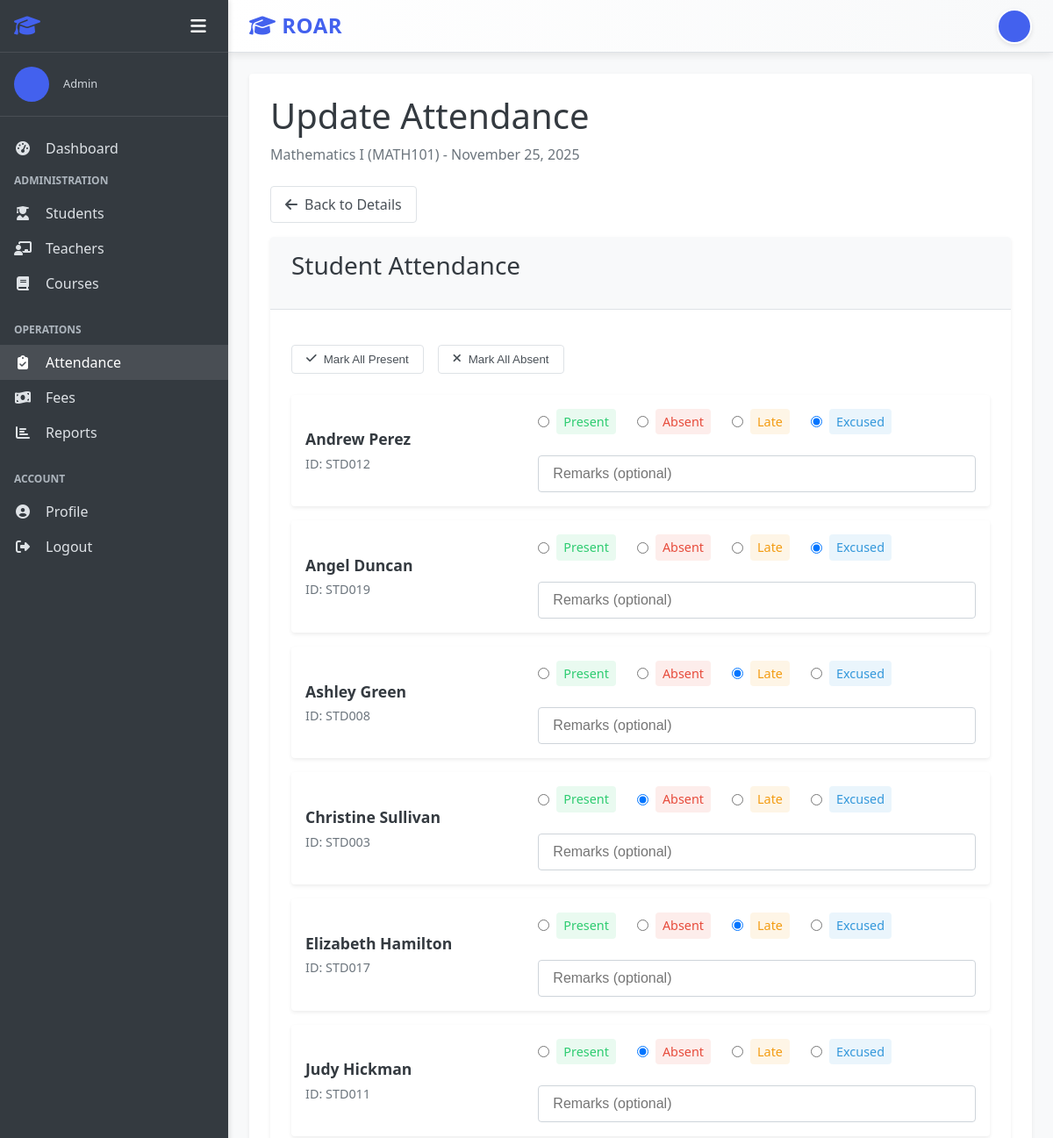
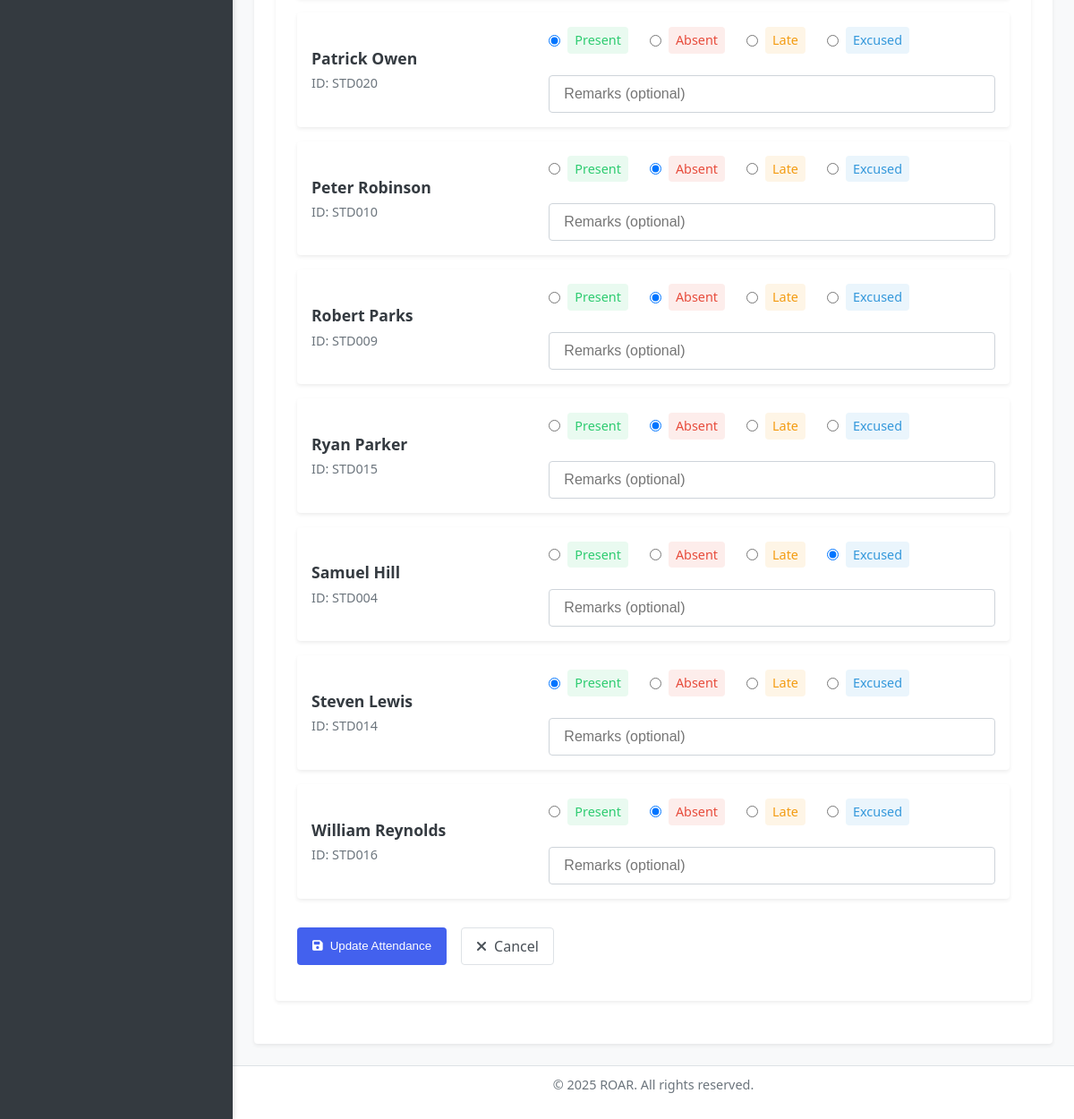
The app's page /attendance/1/update/ (signed in) with its own data (2 pictures, top to bottom).
### accounts/models.py (models this page shows, shortened)
class User(AbstractUser):
    USER_TYPE_CHOICES = (
        ('admin', 'Admin'),
        ('teacher', 'Teacher'),
        ('student', 'Student'),
    )
    user_type = models.CharField(max_length=10, choices=USER_TYPE_CHOICES, default='student')
    profile_pic = models.ImageField(upload_to='profile_pics/', null=True, blank=True)
    address = models.TextField(null=True, blank=True)
    mobile = models.CharField(max_length=15, null=True, blank=True)
    @property
    def is_admin(self):
        return self.user_type == 'admin'
    @property
    def is_teacher(self):
        return self.user_type == 'teacher'
    @property
    def is_student(self):
        return self.user_type == 'student'

### attendance/models.py (models this page shows, shortened)
class AttendanceRecord(models.Model):
    course = models.ForeignKey(Course, on_delete=models.CASCADE, related_name='attendance_records')
    date = models.DateField()
    created_at = models.DateTimeField(auto_now_add=True)
    updated_at = models.DateTimeField(auto_now=True)
    class Meta:
        unique_together = ['course', 'date']
        ordering = ['-date']

class StudentAttendance(models.Model):
    STATUS_CHOICES = (
        ('present', 'Present'),
        ('absent', 'Absent'),
        ('late', 'Late'),
        ('excused', 'Excused'),
    )
    attendance_record = models.ForeignKey(AttendanceRecord, on_delete=models.CASCADE, related_name='student_attendances')
    student = models.ForeignKey(Student, on_delete=models.CASCADE, related_name='attendance_records')
    status = models.CharField(max_length=10, choices=STATUS_CHOICES, default='present')
    remarks = models.TextField(blank=True, null=True)
    class Meta:
        unique_together = ['attendance_record', 'student']
        ordering = ['student__user__first_name', 'student__user__last_name']

### courses/models.py (models this page shows, shortened)
class Course(models.Model):
    name = models.CharField(max_length=100)
    code = models.CharField(max_length=20, unique=True)
    description = models.TextField(null=True, blank=True)
    credits = models.PositiveIntegerField(default=3)
    teachers = models.ManyToManyField(Teacher, related_name='courses')
    created_at = models.DateTimeField(auto_now_add=True)
    updated_at = models.DateTimeField(auto_now=True)
    class Meta:
        ordering = ['name']

### students/models.py (models this page shows, shortened)
class Student(models.Model):
    user = models.OneToOneField(User, on_delete=models.CASCADE, related_name='student_profile')
    student_id = models.CharField(max_length=20, unique=True)
    date_of_birth = models.DateField(null=True, blank=True)
    gender = models.CharField(max_length=10, choices=(('male', 'Male'), ('female', 'Female'), ('other', 'Other')))
    parent_name = models.CharField(max_length=100, null=True, blank=True)
    parent_mobile = models.CharField(max_length=15, null=True, blank=True)
    admission_date = models.DateField(auto_now_add=True)
    class Meta:
        ordering = ['user__first_name', 'user__last_name']

### attendance/views.py (the view, shortened to what this page needs)
# urls.py: path('<int:pk>/update/', views.update_attendance, name='update_attendance'),
@login_required
def update_attendance(request, pk):
    if not (request.user.is_admin or request.user.is_teacher):
        return redirect('dashboard')
    attendance_record = get_object_or_404(AttendanceRecord, pk=pk)
    if request.method == 'POST':
        formset = StudentAttendanceFormSet(request.POST, instance=attendance_record)
        if formset.is_valid():
            formset.save()
            return redirect('attendance_record_detail', pk=attendance_record.pk)
    else:
        formset = StudentAttendanceFormSet(instance=attendance_record)
    return render(request, 'attendance/update_attendance.html', {
        'attendance_record': attendance_record,
        'formset': formset,
    })

### templates/attendance/update_attendance.html (shortened to what this page needs)
{% extends "base.html" %}
{% load static %}
{% block content %}
<div class="dashboard-header">
    <h1>Update Attendance</h1>
    <p>{{ attendance_record.course.name }} ({{ attendance_record.course.code }}) - {{ attendance_record.date|date:"F d, Y" }}</p>
</div>
<div class="action-bar">
    <div class="action-buttons">
        <a href="{% url 'attendance_record_detail' attendance_record.id %}" class="btn btn-outline">
            <i class="fas fa-arrow-left"></i> Back to Details
        </a>
    </div>
</div>
<div class="card">
    <div class="card-header">
        <h3>Student Attendance</h3>
    </div>
    <div class="card-body">
        <form method="post" class="attendance-form">
            <div class="attendance-controls">
                <button type="button" class="btn btn-outline mark-all" data-status="present">
                    <i class="fas fa-check"></i> Mark All Present
                </button>
                <button type="button" class="btn btn-outline mark-all" data-status="absent">
                    <i class="fas fa-times"></i> Mark All Absent
                </button>
            </div>
            <div class="formset-container">
                {% for form in formset %}
                <div class="formset-row">
                    <div class="student-attendance">
                        <div class="student-info">
                            <div class="student-name">
                                <strong>{{ form.instance.student.user.get_full_name }}</strong>
                            </div>
                            <div class="student-id">
                                ID: {{ form.instance.student.student_id }}
                            </div>
                        </div>
                        <div class="attendance-options">
                            <div class="radio-group">
                                <label class="radio-option">
                                    <input type="radio" name="{{ form.status.html_name }}" value="present" {% if form.instance.status == 'present' %}checked{% endif %}>
                                    <span class="radio-label present">Present</span>
                                </label>
                                <label class="radio-option">
                                    <input type="radio" name="{{ form.status.html_name }}" value="absent" {% if form.instance.status == 'absent' %}checked{% endif %}>
                                    <span class="radio-label absent">Absent</span>
                                </label>
                                <label class="radio-option">
                                    <input type="radio" name="{{ form.status.html_name }}" value="late" {% if form.instance.status == 'late' %}checked{% endif %}>
                                    <span class="radio-label late">Late</span>
                                </label>
                                <label class="radio-option">
                                    <input type="radio" name="{{ form.status.html_name }}" value="excused" {% if form.instance.status == 'excused' %}checked{% endif %}>
                                    <span class="radio-label excused">Excused</span>
                                </label>
                            </div>
                            <div class="remarks-field">
                                <input type="text" name="{{ form.remarks.html_name }}" value="{{ form.instance.remarks|default:'' }}" placeholder="Remarks (optional)" class="form-control">
                            </div>
                        </div>
                    </div>
                </div>
                {% empty %}
                <div class="empty-state">
                    <p>No students are enrolled in this course.</p>
                </div>
                {% endfor %}
            </div>
            <div class="form-actions">
                <button type="submit" class="btn btn-primary">
                    <i class="fas fa-save"></i> Update Attendance
                </button>
                <a href="{% url 'attendance_record_detail' attendance_record.id %}" class="btn btn-outline">
                    <i class="fas fa-times"></i> Cancel
                </a>
            </div>
        </form>
    </div>
</div>
{% endblock %}

### templates/base.html (shortened to what this page needs)
<!DOCTYPE html>
<html lang="en">
<head>
    <link rel="stylesheet" href="/static/css/style.css">
    <link rel="stylesheet" href="https://cdnjs.cloudflare.com/ajax/libs/font-awesome/6.4.0/css/all.min.css">
</head>
<body>
    <div class="app-container {% if not user.is_authenticated %}auth-page{% endif %}">
        {% if user.is_authenticated %}
        <aside class="sidebar">
            <div class="sidebar-header">
                <h2><i class="fas fa-graduation-cap"></i> </h2>
                <div class="sidebar-controls">
                    <button class="sidebar-toggle" id="sidebarToggle">
                        <i class="fas fa-bars"></i>
                    </button>
                </div>
            </div>
            <div class="sidebar-user">
                {% if user.profile_pic %}
                    <img src="{{ user.profile_pic.url }}" alt="{{ user.get_full_name }}" class="user-avatar">
                {% else %}
                    <div class="user-avatar-placeholder">
                    </div>
                {% endif %}
                <div class="user-info">
                    <p class="user-role">{{ user.get_user_type_display }}</p>
                </div>
            </div>
            <nav class="sidebar-nav">
                <ul>
                    <li><a href="{% url 'dashboard' %}" class="{% if request.path == '/' %}active{% endif %}">
                        <i class="fas fa-tachometer-alt"></i> <span class="menu-text">Dashboard</span>
                    </a></li>
                    {% if user.is_admin %}
                    <li class="nav-section">
                        <span class="nav-section-title">Administration</span>
                        <ul>
                            <li><a href="{% url 'student_list' %}" class="{% if '/students/' in request.path %}active{% endif %}">
                                <i class="fas fa-user-graduate"></i> <span class="menu-text">Students</span>
                            </a></li>
                            <li><a href="{% url 'teacher_list' %}" class="{% if '/teachers/' in request.path %}active{% endif %}">
                                <i class="fas fa-chalkboard-teacher"></i> <span class="menu-text">Teachers</span>
                            </a></li>
                            <li><a href="{% url 'course_list' %}" class="{% if '/courses/' in request.path %}active{% endif %}">
                                <i class="fas fa-book"></i> <span class="menu-text">Courses</span>
                            </a></li>
                        </ul>
                    </li>
                    <li class="nav-section">
                        <span class="nav-section-title">Operations</span>
                        <ul>
                            <li><a href="{% url 'attendance_record_list' %}" class="{% if '/attendance/' in request.path %}active{% endif %}">
                                <i class="fas fa-clipboard-check"></i> <span class="menu-text">Attendance</span>
                            </a></li>
                            <li><a href="{% url 'fee_invoice_list' %}" class="{% if '/fees/' in request.path %}active{% endif %}">
                                <i class="fas fa-money-bill-wave"></i> <span class="menu-text">Fees</span>
                            </a></li>
                            <li><a href="{% url 'report_dashboard' %}" class="{% if '/reports/' in request.path %}active{% endif %}">
                                <i class="fas fa-chart-bar"></i> <span class="menu-text">Reports</span>
                            </a></li>
                        </ul>
                    </li>
                    {% endif %}
                    <li class="nav-section">
                        <span class="nav-section-title">Account</span>
                        <ul>
                            <li><a href="{% url 'profile' %}">
                                <i class="fas fa-user-circle"></i> <span class="menu-text">Profile</span>
                            </a></li>
                            <li><a href="{% url 'logout' %}">
                                <i class="fas fa-sign-out-alt"></i> <span class="menu-text">Logout</span>
                            </a></li>
                        </ul>
                    </li>
                </ul>
            </nav>
        </aside>
        {% endif %}
        <main class="main-content {% if not user.is_authenticated %}auth-main{% endif %}">
            {% if user.is_authenticated %}
            <header class="main-header">
                <div class="header-left">
                    <h1><i class="fas fa-graduation-cap"></i> ROAR</h1>
                </div>
                <div class="header-right">
                    <div class="header-user">
                        <a href="{% url 'profile' %}" class="user-profile-link">
                            {% if user.profile_pic %}
                            <img src="{{ user.profile_pic.url }}" alt="{{ user.get_full_name }}" class="user-avatar-small">
                            {% else %}
                            <div class="user-avatar-small-placeholder">
                            </div>
                            {% endif %}
                        </a>
                    </div>
                </div>
            </header>
            {% endif %}
            <div class="content-wrapper">
                <div class="content">
                    {% block content %}{% endblock %}
                </div>
            </div>
            <footer class="main-footer">
                <p>&copy; {% now "Y" %} ROAR. All rights reserved.</p>
            </footer>
        </main>
    </div>
</body>
</html>

### templates/attendance/update_attendance.html (style rules this page uses)
.action-bar { display: flex; justify-content: space-between; align-items: center; margin-bottom: var(--spacing-md); }
.attendance-form { padding: 1rem 0; }
.attendance-controls { display: flex; gap: 1rem; margin-bottom: 1.5rem; }
.formset-container { margin-bottom: 2rem; }
.formset-row { background-color: white; border-radius: var(--border-radius); padding: 1rem; margin-bottom: 1rem; box-shadow: 0 0.125rem 0.25rem rgba(0, 0, 0, 0.075); }
.student-attendance { display: flex; align-items: center; flex-wrap: wrap; gap: 1rem; }
.student-info { min-width: 200px; flex: 1; }
.student-name { font-size: 1.1rem; margin-bottom: 0.25rem; }
.student-id { font-size: 0.9rem; color: var(--gray-600); }
.attendance-options { flex: 2; display: flex; flex-direction: column; gap: 0.5rem; }
.radio-group { display: flex; flex-wrap: wrap; gap: 0.5rem; }
.radio-option { display: flex; align-items: center; margin-right: 1rem; cursor: pointer; }
.radio-option input[type="radio"] { margin-right: 0.5rem; }
.radio-label { padding: 0.25rem 0.5rem; border-radius: 0.25rem; font-size: 0.9rem; }
.radio-label.present { background-color: rgba(46, 204, 113, 0.1); color: #2ecc71; }
.radio-label.absent { background-color: rgba(231, 76, 60, 0.1); color: #e74c3c; }
.radio-label.late { background-color: rgba(243, 156, 18, 0.1); color: #f39c12; }
.radio-label.excused { background-color: rgba(52, 152, 219, 0.1); color: #3498db; }
.remarks-field { margin-top: 0.5rem; }
.form-actions { margin-top: 2rem; display: flex; gap: 1rem; }

### records on screen
User: user_type "Admin"
AttendanceRecord: course.name "Mathematics I", course.code "MATH101", date "November 25, 2025"
StudentAttendance: instance.student.user.get_full_name "Andrew Perez", instance.student.student_id "STD012", status "☐ Present", status "☐ Absent", status "☐ Late", status "☑ Excused"
StudentAttendance: instance.student.user.get_full_name "Angel Duncan", instance.student.student_id "STD019", status "☐ Present", status "☐ Absent", status "☐ Late", status "☑ Excused"
StudentAttendance: instance.student.user.get_full_name "Ashley Green", instance.student.student_id "STD008", status "☐ Present", status "☐ Absent", status "☑ Late", status "☐ Excused"
StudentAttendance: instance.student.user.get_full_name "Christine Sullivan", instance.student.student_id "STD003", status "☐ Present", status "☑ Absent", status "☐ Late", status "☐ Excused"
StudentAttendance: instance.student.user.get_full_name "Elizabeth Hamilton", instance.student.student_id "STD017", status "☐ Present", status "☐ Absent", status "☑ Late", status "☐ Excused"
StudentAttendance: instance.student.user.get_full_name "Judy Hickman", instance.student.student_id "STD011", status "☐ Present", status "☑ Absent", status "☐ Late", status "☐ Excused"
StudentAttendance: instance.student.user.get_full_name "Patrick Owen", instance.student.student_id "STD020", status "☑ Present", status "☐ Absent", status "☐ Late", status "☐ Excused"
StudentAttendance: instance.student.user.get_full_name "Peter Robinson", instance.student.student_id "STD010", status "☐ Present", status "☑ Absent", status "☐ Late", status "☐ Excused"
StudentAttendance: instance.student.user.get_full_name "Robert Parks", instance.student.student_id "STD009", status "☐ Present", status "☑ Absent", status "☐ Late", status "☐ Excused"
StudentAttendance: instance.student.user.get_full_name "Ryan Parker", instance.student.student_id "STD015", status "☐ Present", status "☑ Absent", status "☐ Late", status "☐ Excused"
StudentAttendance: instance.student.user.get_full_name "Samuel Hill", instance.student.student_id "STD004", status "☐ Present", status "☐ Absent", status "☐ Late", status "☑ Excused"
StudentAttendance: instance.student.user.get_full_name "Steven Lewis", instance.student.student_id "STD014", status "☑ Present", status "☐ Absent", status "☐ Late", status "☐ Excused"
StudentAttendance: instance.student.user.get_full_name "William Reynolds", instance.student.student_id "STD016", status "☐ Present", status "☑ Absent", status "☐ Late", status "☐ Excused"
